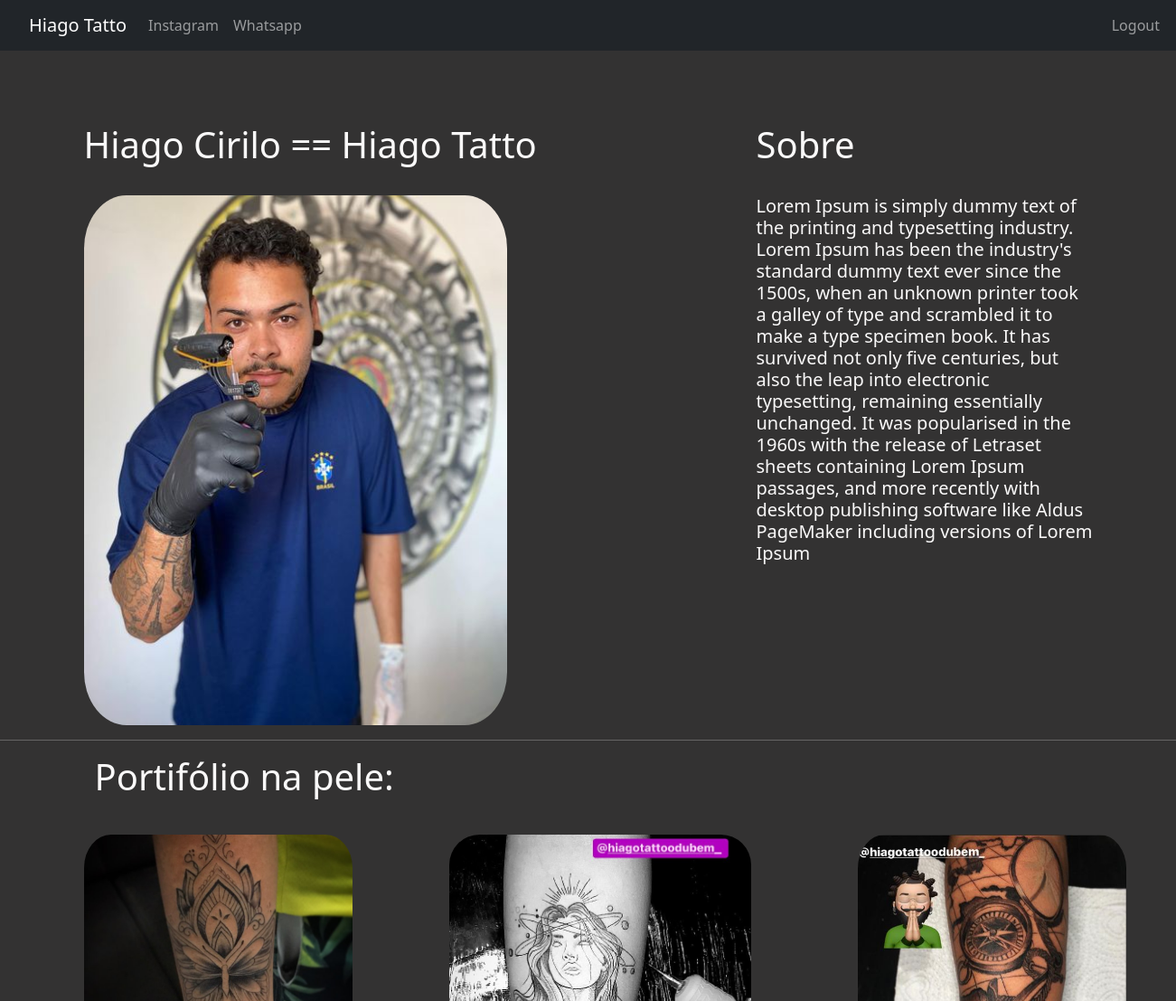
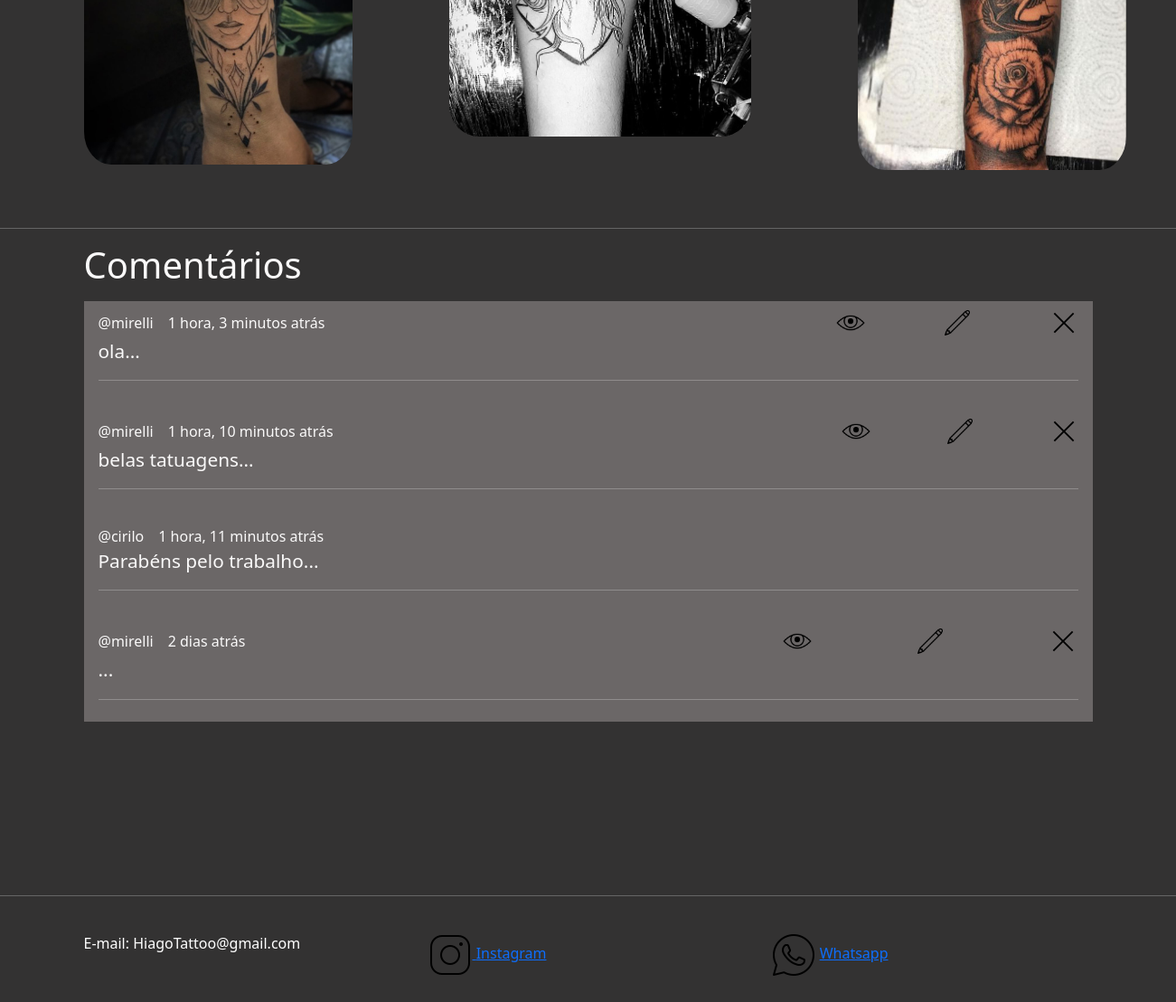
The app's page / (signed in) with its own data (2 pictures, top to bottom).
### site_hiago/models.py (models this page shows, shortened)
class Comment(models.Model):
    user = models.ForeignKey(User, on_delete=models.CASCADE)
    body = models.TextField()
    updated = models.DateTimeField(auto_now=True)
    created = models.DateTimeField(auto_now_add=True)
    class Meta:
        ordering = ['-updated', '-created']

### site_hiago/views.py (the view)
# urls.py: path('', views.home, name='home'),
def home(request):
    comments = Comment.objects.all()[:4]
    context = {'comments': comments}
    return render(request, 'home.html', context)

### site_hiago/templates/home.html (shortened to what this page needs)
{% extends 'main/main.html' %}
{% load static %}
{% block 'head' %}
 <link rel="stylesheet" href="{% static 'css/home.css' %}">
 <link rel="stylesheet" href="{% static 'css/comments.css' %}">
{% endblock %}
{% block 'body' %}
{% include 'main/nav_bar.html' %}
<div class="container" >
    <div class="tatuador">
        <div>
            <h1 style="margin-bottom: 2rem;">Hiago Cirilo == Hiago Tatto</h1>
            <img width="63%" src="{% static '/images/Hiago_image.jpg' %}" class="tatuador">
        </div>
        <div >
            <h1>Sobre</h1>
            <h5 style="margin-top: 2rem;">Lorem Ipsum is simply dummy text of the printing and typesetting industry. Lorem Ipsum has been the industry's standard dummy text ever since the 1500s, when an unknown printer took a galley of type and scrambled it to make a type specimen book. It has survived not only five centuries, but also the leap into electronic typesetting, remaining essentially unchanged. It was popularised in the 1960s with the release of Letraset sheets containing Lorem Ipsum passages, and more recently with desktop publishing software like Aldus PageMaker including versions of Lorem Ipsum</h5>
        </div>
    </div>
</div>
<hr>
<div class="container">
    <h1 class="container">Portifólio na pele:</h1>
    <div class="portifolio">
        <div >
            <a href="https://www.instagram.com/p/Cl_o9qZOGcE/"><img width="80%" src="{% static '/images/borboleta_olhos.jpg' %}" alt="Tatuagem de mulher com borboleta nos olhos" class="img"></a>
        </div>
        <div>
            <a href="https://www.instagram.com/p/Cjq0RUmu_Qi/"><img style="margin-left: 2rem;" width="90%" src="{% static '/images/mulher.jpg' %}" alt="Tatuagem de mulher com planetas em volta" class="img"></a>
        </div>
        <div>
            <a href="https://www.instagram.com/p/CD2Ysn9AJOT/"><img style="margin-left: 7rem;" width="80%" src="{% static '/images/bussula.jpg' %}" alt="Tatuagem de bussula e flor" class="img"></a>
        </div>
    </div>
</div>
<hr>
<div class="container">
    <h1>Comentários</h1>
    <div class="room__conversation">
        <div class="threads scroll">
            {% for comment in comments %}
            <div class="thread">
                <div class="thread__top">
                    <div class="thread__author">
                        <span>@{{comment.user.username}}</span>
                        <span class="thread__date">{{comment.created|timesince}} atrás</span>
                    </div>
                    {% if request.user == comment.user %}
                        <a style="margin-left: 30rem;" href="{% url 'detail_comment' comment.id %}">
                            <div>
                                <img width="32" height="32" src="{% static '/images/olho.png' %}" alt="Icone de olho">
                            </div>
                        </a>
                        <a href="{% url 'update' comment.id %}" >
                            <div>
                                <img width="32" height="32" src="{% static '/images/lapis.png' %}" alt="Imagem de lápis">
                            </div>
                        </a>
                        <a href="{% url 'delete' comment.id %}">
                            <div class="thread__delete">
                                <svg version="1.1" xmlns="http://www.w3.org/2000/svg" width="32" height="32" viewBox="0 0 32 32">
                                    <title>remove</title>
                                    <path
                                    d="M27.314 6.019l-1.333-1.333-9.98 9.981-9.981-9.981-1.333 1.333 9.981 9.981-9.981 9.98 1.333 1.333 9.981-9.98 9.98 9.98 1.333-1.333-9.98-9.98 9.98-9.981z">
                                    </path>
                                </svg>
                            </div>
                        </a>
                    {% endif %}
                </div>
                <div class="thread__details">
                    {{comment.body | slice:"0:60"}}...
                    <hr>
                </div>
            </div>
            {% endfor %}
        </div>
    </div>
</div>
<hr style="margin-top: 12rem;">
<footer class="container">
    <br>
    <div class="row">
        <div style="color: white;" class="col-md centralizar">
          E-mail: HiagoTattoo@gmail.com
        </div>
        <div style="color: white;" class="col-md centralizar">
          <a href="https://www.instagram.com/hiagotattoodubem_/">
            <img src="{% static 'images/Instagram.png' %}" alt="icon do instagram">
            Instagram</a>
        </div>
        <div style="color: white;" class="col-md centralizar">
            <img src="{% static 'images/wpp.png' %}" alt="icon do whatsapp">
            <a href="https://www.linkedin.com/in/mirelli-cirilo-02b768243">Whatsapp</a>
        </div>
    </div>
    <br>
  </footer>
{% endblock %}

### templates/static/css/main.css (style rules this page uses)
body { color: rgb(250, 249, 249) !important; background-color: #333232; }

### templates/static/css/home.css (style rules this page uses)
.tatuador { border-radius: 10%; display: grid; grid-template-columns: 2fr 1fr; }
.portifolio { display: grid; grid-template-columns: 1fr 1fr 1fr; }
.img { border-radius: 10%; margin-bottom: 3rem; margin-top: 2rem; }

### templates/static/css/comments.css (style rules this page uses)
.room__conversation { margin-top: 1rem; background-color: #6b6767; }
.thread { border-left: 2px solid var(--color-dark); padding-left: 1rem; margin: 0.5rem; padding: 0.5rem; }
.thread__top { display: flex; align-items: center; justify-content: space-between; }
.thread__author { display: flex; align-items: center; gap: 1rem; font-size: 1rem; }
.thread__details { font-size: 1.3rem; }

### records on screen
Comment: user.username "mirelli", created "1 hora, 3 minutos", body "ola"
Comment: user.username "mirelli", created "1 hora, 10 minutos", body "belas tatuagens"
Comment: user.username "cirilo", created "1 hora, 11 minutos", body "Parabéns pelo trabalho"
Comment: user.username "mirelli", created "2 dias"
